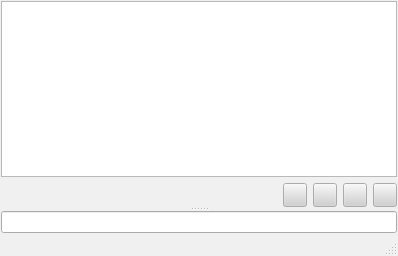
<ui version="4.0" >
 <class>PopupChatDialog</class>
 <widget class="QMainWindow" name="PopupChatDialog" >
  <property name="geometry" >
   <rect>
    <x>0</x>
    <y>0</y>
    <width>398</width>
    <height>256</height>
   </rect>
  </property>
  <property name="minimumSize" >
   <size>
    <width>165</width>
    <height>165</height>
   </size>
  </property>
  <property name="palette" >
   <palette>
    <active>
     <colorrole role="WindowText" >
      <brush brushstyle="SolidPattern" >
       <color alpha="255" >
        <red>16</red>
        <green>16</green>
        <blue>16</blue>
       </color>
      </brush>
     </colorrole>
     <colorrole role="Button" >
      <brush brushstyle="SolidPattern" >
       <color alpha="255" >
        <red>208</red>
        <green>208</green>
        <blue>208</blue>
       </color>
      </brush>
     </colorrole>
     <colorrole role="Light" >
      <brush brushstyle="SolidPattern" >
       <color alpha="255" >
        <red>255</red>
        <green>255</green>
        <blue>255</blue>
       </color>
      </brush>
     </colorrole>
     <colorrole role="Midlight" >
      <brush brushstyle="SolidPattern" >
       <color alpha="255" >
        <red>247</red>
        <green>247</green>
        <blue>247</blue>
       </color>
      </brush>
     </colorrole>
     <colorrole role="Dark" >
      <brush brushstyle="SolidPattern" >
       <color alpha="255" >
        <red>104</red>
        <green>104</green>
        <blue>104</blue>
       </color>
      </brush>
     </colorrole>
     <colorrole role="Mid" >
      <brush brushstyle="SolidPattern" >
       <color alpha="255" >
        <red>160</red>
        <green>160</green>
        <blue>160</blue>
       </color>
      </brush>
     </colorrole>
     <colorrole role="Text" >
      <brush brushstyle="SolidPattern" >
       <color alpha="255" >
        <red>0</red>
        <green>0</green>
        <blue>0</blue>
       </color>
      </brush>
     </colorrole>
     <colorrole role="BrightText" >
      <brush brushstyle="SolidPattern" >
       <color alpha="255" >
        <red>255</red>
        <green>255</green>
        <blue>255</blue>
       </color>
      </brush>
     </colorrole>
     <colorrole role="ButtonText" >
      <brush brushstyle="SolidPattern" >
       <color alpha="255" >
        <red>0</red>
        <green>0</green>
        <blue>0</blue>
       </color>
      </brush>
     </colorrole>
     <colorrole role="Base" >
      <brush brushstyle="SolidPattern" >
       <color alpha="255" >
        <red>255</red>
        <green>255</green>
        <blue>255</blue>
       </color>
      </brush>
     </colorrole>
     <colorrole role="Window" >
      <brush brushstyle="SolidPattern" >
       <color alpha="255" >
        <red>240</red>
        <green>240</green>
        <blue>240</blue>
       </color>
      </brush>
     </colorrole>
     <colorrole role="Shadow" >
      <brush brushstyle="SolidPattern" >
       <color alpha="255" >
        <red>0</red>
        <green>0</green>
        <blue>0</blue>
       </color>
      </brush>
     </colorrole>
     <colorrole role="Highlight" >
      <brush brushstyle="SolidPattern" >
       <color alpha="255" >
        <red>0</red>
        <green>0</green>
        <blue>0</blue>
       </color>
      </brush>
     </colorrole>
     <colorrole role="HighlightedText" >
      <brush brushstyle="SolidPattern" >
       <color alpha="255" >
        <red>255</red>
        <green>255</green>
        <blue>255</blue>
       </color>
      </brush>
     </colorrole>
     <colorrole role="Link" >
      <brush brushstyle="SolidPattern" >
       <color alpha="255" >
        <red>0</red>
        <green>0</green>
        <blue>255</blue>
       </color>
      </brush>
     </colorrole>
     <colorrole role="LinkVisited" >
      <brush brushstyle="SolidPattern" >
       <color alpha="255" >
        <red>255</red>
        <green>0</green>
        <blue>255</blue>
       </color>
      </brush>
     </colorrole>
     <colorrole role="AlternateBase" >
      <brush brushstyle="SolidPattern" >
       <color alpha="255" >
        <red>247</red>
        <green>247</green>
        <blue>247</blue>
       </color>
      </brush>
     </colorrole>
    </active>
    <inactive>
     <colorrole role="WindowText" >
      <brush brushstyle="SolidPattern" >
       <color alpha="255" >
        <red>16</red>
        <green>16</green>
        <blue>16</blue>
       </color>
      </brush>
     </colorrole>
     <colorrole role="Button" >
      <brush brushstyle="SolidPattern" >
       <color alpha="255" >
        <red>208</red>
        <green>208</green>
        <blue>208</blue>
       </color>
      </brush>
     </colorrole>
     <colorrole role="Light" >
      <brush brushstyle="SolidPattern" >
       <color alpha="255" >
        <red>255</red>
        <green>255</green>
        <blue>255</blue>
       </color>
      </brush>
     </colorrole>
     <colorrole role="Midlight" >
      <brush brushstyle="SolidPattern" >
       <color alpha="255" >
        <red>247</red>
        <green>247</green>
        <blue>247</blue>
       </color>
      </brush>
     </colorrole>
     <colorrole role="Dark" >
      <brush brushstyle="SolidPattern" >
       <color alpha="255" >
        <red>104</red>
        <green>104</green>
        <blue>104</blue>
       </color>
      </brush>
     </colorrole>
     <colorrole role="Mid" >
      <brush brushstyle="SolidPattern" >
       <color alpha="255" >
        <red>160</red>
        <green>160</green>
        <blue>160</blue>
       </color>
      </brush>
     </colorrole>
     <colorrole role="Text" >
      <brush brushstyle="SolidPattern" >
       <color alpha="255" >
        <red>0</red>
        <green>0</green>
        <blue>0</blue>
       </color>
      </brush>
     </colorrole>
     <colorrole role="BrightText" >
      <brush brushstyle="SolidPattern" >
       <color alpha="255" >
        <red>255</red>
        <green>255</green>
        <blue>255</blue>
       </color>
      </brush>
     </colorrole>
     <colorrole role="ButtonText" >
      <brush brushstyle="SolidPattern" >
       <color alpha="255" >
        <red>0</red>
        <green>0</green>
        <blue>0</blue>
       </color>
      </brush>
     </colorrole>
     <colorrole role="Base" >
      <brush brushstyle="SolidPattern" >
       <color alpha="255" >
        <red>255</red>
        <green>255</green>
        <blue>255</blue>
       </color>
      </brush>
     </colorrole>
     <colorrole role="Window" >
      <brush brushstyle="SolidPattern" >
       <color alpha="255" >
        <red>240</red>
        <green>240</green>
        <blue>240</blue>
       </color>
      </brush>
     </colorrole>
     <colorrole role="Shadow" >
      <brush brushstyle="SolidPattern" >
       <color alpha="255" >
        <red>0</red>
        <green>0</green>
        <blue>0</blue>
       </color>
      </brush>
     </colorrole>
     <colorrole role="Highlight" >
      <brush brushstyle="SolidPattern" >
       <color alpha="255" >
        <red>0</red>
        <green>0</green>
        <blue>0</blue>
       </color>
      </brush>
     </colorrole>
     <colorrole role="HighlightedText" >
      <brush brushstyle="SolidPattern" >
       <color alpha="255" >
        <red>255</red>
        <green>255</green>
        <blue>255</blue>
       </color>
      </brush>
     </colorrole>
     <colorrole role="Link" >
      <brush brushstyle="SolidPattern" >
       <color alpha="255" >
        <red>0</red>
        <green>0</green>
        <blue>255</blue>
       </color>
      </brush>
     </colorrole>
     <colorrole role="LinkVisited" >
      <brush brushstyle="SolidPattern" >
       <color alpha="255" >
        <red>255</red>
        <green>0</green>
        <blue>255</blue>
       </color>
      </brush>
     </colorrole>
     <colorrole role="AlternateBase" >
      <brush brushstyle="SolidPattern" >
       <color alpha="255" >
        <red>247</red>
        <green>247</green>
        <blue>247</blue>
       </color>
      </brush>
     </colorrole>
    </inactive>
    <disabled>
     <colorrole role="WindowText" >
      <brush brushstyle="SolidPattern" >
       <color alpha="255" >
        <red>104</red>
        <green>104</green>
        <blue>104</blue>
       </color>
      </brush>
     </colorrole>
     <colorrole role="Button" >
      <brush brushstyle="SolidPattern" >
       <color alpha="255" >
        <red>208</red>
        <green>208</green>
        <blue>208</blue>
       </color>
      </brush>
     </colorrole>
     <colorrole role="Light" >
      <brush brushstyle="SolidPattern" >
       <color alpha="255" >
        <red>255</red>
        <green>255</green>
        <blue>255</blue>
       </color>
      </brush>
     </colorrole>
     <colorrole role="Midlight" >
      <brush brushstyle="SolidPattern" >
       <color alpha="255" >
        <red>247</red>
        <green>247</green>
        <blue>247</blue>
       </color>
      </brush>
     </colorrole>
     <colorrole role="Dark" >
      <brush brushstyle="SolidPattern" >
       <color alpha="255" >
        <red>104</red>
        <green>104</green>
        <blue>104</blue>
       </color>
      </brush>
     </colorrole>
     <colorrole role="Mid" >
      <brush brushstyle="SolidPattern" >
       <color alpha="255" >
        <red>160</red>
        <green>160</green>
        <blue>160</blue>
       </color>
      </brush>
     </colorrole>
     <colorrole role="Text" >
      <brush brushstyle="SolidPattern" >
       <color alpha="255" >
        <red>104</red>
        <green>104</green>
        <blue>104</blue>
       </color>
      </brush>
     </colorrole>
     <colorrole role="BrightText" >
      <brush brushstyle="SolidPattern" >
       <color alpha="255" >
        <red>255</red>
        <green>255</green>
        <blue>255</blue>
       </color>
      </brush>
     </colorrole>
     <colorrole role="ButtonText" >
      <brush brushstyle="SolidPattern" >
       <color alpha="255" >
        <red>104</red>
        <green>104</green>
        <blue>104</blue>
       </color>
      </brush>
     </colorrole>
     <colorrole role="Base" >
      <brush brushstyle="SolidPattern" >
       <color alpha="255" >
        <red>240</red>
        <green>240</green>
        <blue>240</blue>
       </color>
      </brush>
     </colorrole>
     <colorrole role="Window" >
      <brush brushstyle="SolidPattern" >
       <color alpha="255" >
        <red>240</red>
        <green>240</green>
        <blue>240</blue>
       </color>
      </brush>
     </colorrole>
     <colorrole role="Shadow" >
      <brush brushstyle="SolidPattern" >
       <color alpha="255" >
        <red>0</red>
        <green>0</green>
        <blue>0</blue>
       </color>
      </brush>
     </colorrole>
     <colorrole role="Highlight" >
      <brush brushstyle="SolidPattern" >
       <color alpha="255" >
        <red>0</red>
        <green>0</green>
        <blue>0</blue>
       </color>
      </brush>
     </colorrole>
     <colorrole role="HighlightedText" >
      <brush brushstyle="SolidPattern" >
       <color alpha="255" >
        <red>255</red>
        <green>255</green>
        <blue>255</blue>
       </color>
      </brush>
     </colorrole>
     <colorrole role="Link" >
      <brush brushstyle="SolidPattern" >
       <color alpha="255" >
        <red>0</red>
        <green>0</green>
        <blue>255</blue>
       </color>
      </brush>
     </colorrole>
     <colorrole role="LinkVisited" >
      <brush brushstyle="SolidPattern" >
       <color alpha="255" >
        <red>255</red>
        <green>0</green>
        <blue>255</blue>
       </color>
      </brush>
     </colorrole>
     <colorrole role="AlternateBase" >
      <brush brushstyle="SolidPattern" >
       <color alpha="255" >
        <red>247</red>
        <green>247</green>
        <blue>247</blue>
       </color>
      </brush>
     </colorrole>
    </disabled>
   </palette>
  </property>
  <property name="font" >
   <font>
    <family>Arial</family>
    <pointsize>8</pointsize>
    <weight>50</weight>
    <italic>false</italic>
    <bold>false</bold>
    <underline>false</underline>
    <strikeout>false</strikeout>
   </font>
  </property>
  <property name="contextMenuPolicy" >
   <enum>Qt::NoContextMenu</enum>
  </property>
  <property name="windowTitle" >
   <string>RetroShare Friend Chat</string>
  </property>
  <property name="windowIcon" >
   <iconset resource="../images.qrc" >:/images/chat.png</iconset>
  </property>
  <widget class="QWidget" name="centralwidget" >
   <layout class="QVBoxLayout" >
    <property name="margin" >
     <number>1</number>
    </property>
    <property name="spacing" >
     <number>1</number>
    </property>
    <item>
     <widget class="QSplitter" name="splitter" >
      <property name="orientation" >
       <enum>Qt::Vertical</enum>
      </property>
      <widget class="QWidget" name="layoutWidget" >
       <layout class="QVBoxLayout" >
        <property name="margin" >
         <number>0</number>
        </property>
        <property name="spacing" >
         <number>6</number>
        </property>
        <item>
         <widget class="QTextBrowser" name="textBrowser" >
          <property name="minimumSize" >
           <size>
            <width>0</width>
            <height>0</height>
           </size>
          </property>
          <property name="sizeIncrement" >
           <size>
            <width>0</width>
            <height>0</height>
           </size>
          </property>
         </widget>
        </item>
        <item>
         <layout class="QGridLayout" >
          <property name="margin" >
           <number>0</number>
          </property>
          <property name="spacing" >
           <number>6</number>
          </property>
          <item row="0" column="0" >
           <spacer>
            <property name="orientation" >
             <enum>Qt::Horizontal</enum>
            </property>
            <property name="sizeHint" >
             <size>
              <width>321</width>
              <height>20</height>
             </size>
            </property>
           </spacer>
          </item>
          <item row="0" column="3" >
           <widget class="QPushButton" name="textitalicButton" >
            <property name="minimumSize" >
             <size>
              <width>24</width>
              <height>24</height>
             </size>
            </property>
            <property name="maximumSize" >
             <size>
              <width>24</width>
              <height>24</height>
             </size>
            </property>
            <property name="text" >
             <string/>
            </property>
            <property name="icon" >
             <iconset resource="../images.qrc" >:/images/edit-underline.png</iconset>
            </property>
            <property name="checkable" >
             <bool>true</bool>
            </property>
           </widget>
          </item>
          <item row="0" column="2" >
           <widget class="QPushButton" name="textunderlineButton" >
            <property name="minimumSize" >
             <size>
              <width>24</width>
              <height>24</height>
             </size>
            </property>
            <property name="maximumSize" >
             <size>
              <width>24</width>
              <height>24</height>
             </size>
            </property>
            <property name="text" >
             <string/>
            </property>
            <property name="icon" >
             <iconset resource="../images.qrc" >:/images/edit-italic.png</iconset>
            </property>
            <property name="checkable" >
             <bool>true</bool>
            </property>
           </widget>
          </item>
          <item row="0" column="1" >
           <widget class="QPushButton" name="textboldButton" >
            <property name="minimumSize" >
             <size>
              <width>24</width>
              <height>24</height>
             </size>
            </property>
            <property name="maximumSize" >
             <size>
              <width>24</width>
              <height>24</height>
             </size>
            </property>
            <property name="text" >
             <string/>
            </property>
            <property name="icon" >
             <iconset resource="../images.qrc" >:/images/edit-bold.png</iconset>
            </property>
            <property name="checkable" >
             <bool>true</bool>
            </property>
           </widget>
          </item>
          <item row="0" column="4" >
           <widget class="QPushButton" name="colorButton" >
            <property name="minimumSize" >
             <size>
              <width>24</width>
              <height>24</height>
             </size>
            </property>
            <property name="maximumSize" >
             <size>
              <width>24</width>
              <height>24</height>
             </size>
            </property>
            <property name="text" >
             <string/>
            </property>
           </widget>
          </item>
         </layout>
        </item>
       </layout>
      </widget>
      <widget class="QLineEdit" name="lineEdit" />
     </widget>
    </item>
   </layout>
  </widget>
  <widget class="QStatusBar" name="statusbar" />
 </widget>
 <resources>
  <include location="../images.qrc" />
 </resources>
 <connections/>
</ui>
